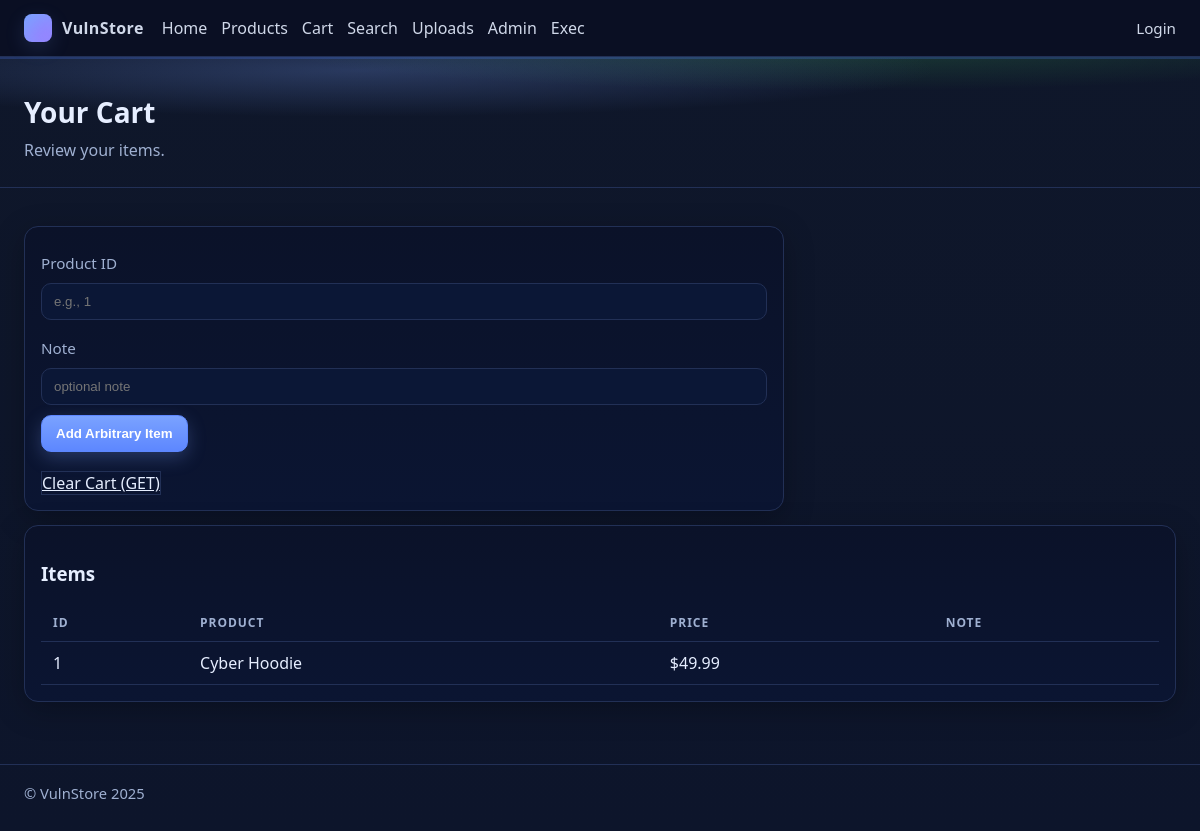
Page /cart.php on the earlier database version.
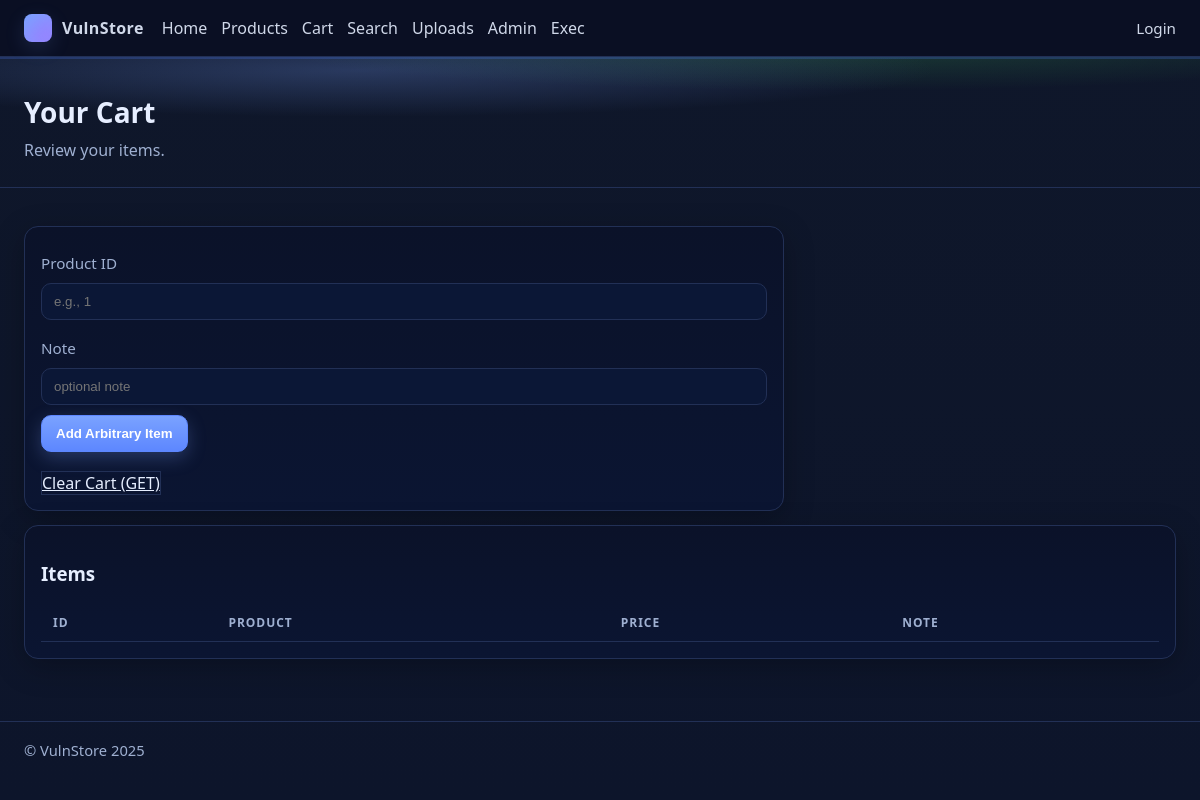
Same page on the later database version.
### tables this page shows
CREATE TABLE cart (id INTEGER PRIMARY KEY AUTOINCREMENT, product_id INTEGER, note TEXT);

CREATE TABLE products (
      id INTEGER PRIMARY KEY AUTOINCREMENT,
      name TEXT,
      description TEXT,
      price REAL,
      image TEXT
    );

### cart.php (the view, shortened to what this page needs)
<?php require __DIR__ . '/config.php';
$rows = db()->query('SELECT c.id, c.note, p.name, p.price FROM cart c LEFT JOIN products p ON p.id = c.product_id ORDER BY c.id DESC')->fetchAll(PDO::FETCH_ASSOC);
?>
<!doctype html>
<html>
<head>
    <link rel="stylesheet" href="/style.css">
</head>
<body>
<div class="hero"><div class="container">
    <h1>Your Cart</h1>
    <p class="sub">Review your items.</p>
</div></div>
<div class="container">
    <div class="card" style="max-width: 760px;">
        <form method="post" action="/cart.php">
            <label>Product ID</label>
            <input type="text" name="product_id" placeholder="e.g., 1">
            <label>Note</label>
            <input type="text" name="note" placeholder="optional note">
            <button type="submit">Add Arbitrary Item</button>
        </form>
        <a class="btn-outline" href="/cart.php?clear=1">Clear Cart (GET)</a>
    </div>
    <div class="card">
        <h3>Items</h3>
        <table>
            <thead><tr><th>ID</th><th>Product</th><th>Price</th><th>Note</th></tr></thead>
            <tbody>
                <?php foreach ($rows as $r): ?>
                <tr>
                    <td><?php echo $r['id']; ?></td>
                    <td><?php echo $r['name']; ?></td>
                    <td>$<?php echo number_format((float)$r['price'], 2); ?></td>
                    <td><?php echo $r['note'];  ?></td>
                </tr>
                <?php endforeach; ?>
            </tbody>
        </table>
    </div>
</div>
</body>
</html>

Differences in the rows shown:
removed cart: id "1", product.name "Cyber Hoodie", product.price "49.99"
